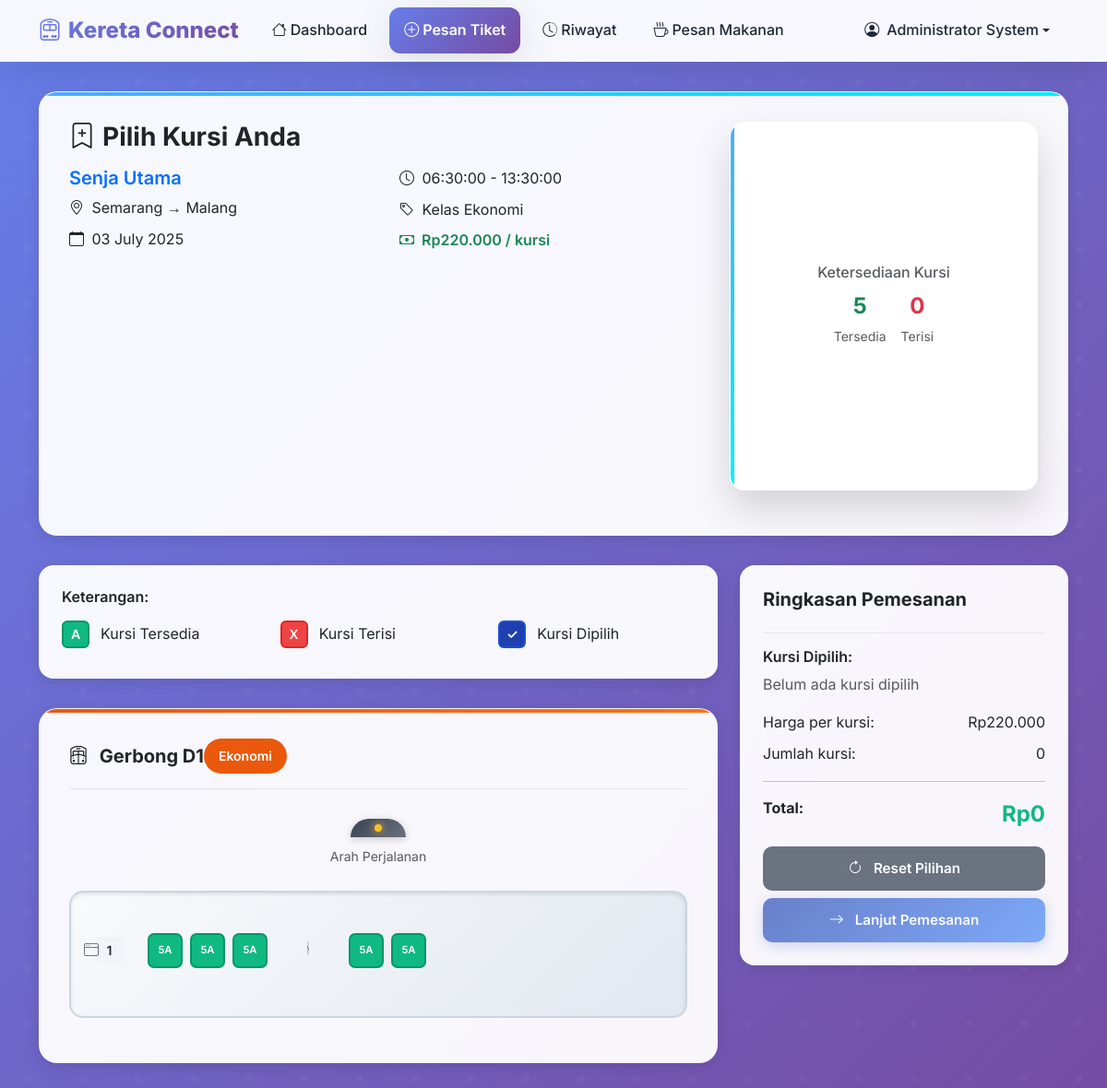
The app's page /penumpang/pilih_kursi.php?jadwal_id=4 (signed in) with its own data.
### tables this page shows
CREATE TABLE `jadwal_kereta` (
  `id` int(11) NOT NULL,
  `id_kereta` int(11) DEFAULT NULL,
  `stasiun_awal` varchar(100) DEFAULT NULL,
  `stasiun_tujuan` varchar(100) DEFAULT NULL,
  `tanggal` date DEFAULT NULL,
  `waktu_berangkat` time DEFAULT NULL,
  `waktu_tiba` time DEFAULT NULL,
  `tarif` double DEFAULT NULL,
  `status` varchar(20) DEFAULT NULL
);

CREATE TABLE `kereta` (
  `id` int(11) NOT NULL,
  `nama_kereta` varchar(100) DEFAULT NULL,
  `jenis_kereta` varchar(50) DEFAULT NULL,
  `kapasitas` int(11) DEFAULT NULL,
  `kelas` varchar(50) DEFAULT NULL,
  `status` varchar(20) DEFAULT NULL
);

CREATE TABLE `kursi` (
  `id` int(11) NOT NULL,
  `id_gerbong` int(11) DEFAULT NULL,
  `nomor_kursi` varchar(10) DEFAULT NULL,
  `status` varchar(20) DEFAULT NULL,
  `kelas` varchar(50) DEFAULT NULL
);

### penumpang/pilih_kursi.php (the view, shortened to what this page needs)
<?php
include '../includes/db.php';
$jadwal_id = intval($_GET['jadwal_id']);
$jadwal_query = "SELECT jk.*, k.nama_kereta, k.jenis_kereta, k.kelas as kelas_kereta, k.kapasitas
                 FROM jadwal_kereta jk
                 JOIN kereta k ON jk.id_kereta = k.id
                 WHERE jk.id = $jadwal_id";
$jadwal_result = $conn->query($jadwal_query);
$jadwal = $jadwal_result->fetch_assoc();
$id_kereta = $jadwal['id_kereta'];
$kursi_query = "SELECT k.*, g.nomor_gerbong, g.kelas as kelas_gerbong, g.tipe,
                       CASE WHEN t.id IS NOT NULL THEN 'occupied' ELSE 'available' END as status
                FROM kursi k
                JOIN gerbong g ON k.id_gerbong = g.id
                LEFT JOIN tiket t ON k.id = t.id_kursi AND t.id_jadwal = $jadwal_id AND t.status_tiket IN ('Lunas', 'Pending')
                WHERE g.id_kereta = $id_kereta
                ORDER BY g.nomor_gerbong, k.nomor_kursi";
$kursi_result = $conn->query($kursi_query);
$gerbong_kursi = [];
if ($kursi_result && $kursi_result->num_rows > 0) {
    while ($row = $kursi_result->fetch_assoc()) {
        $gerbong = $row['nomor_gerbong'];
        if (!isset($gerbong_kursi[$gerbong])) {
            $gerbong_kursi[$gerbong] = [
                'info' => [
                    'kelas' => $row['kelas_gerbong'],
                    'tipe' => $row['tipe']
                ],
                'kursi' => []
            ];
        }
        $gerbong_kursi[$gerbong]['kursi'][] = $row;
    }
}
function organizeSeatLayout($kursi_list, $kelas_kereta)
{
    $organized = [];
    $seat_config = getSeatConfiguration($kelas_kereta);
    usort($kursi_list, function ($a, $b) {
        return (int) $a['nomor_kursi'] - (int) $b['nomor_kursi'];
    });
    $seats_per_row = $seat_config['seats_per_row'];
    foreach ($kursi_list as $kursi) {
        $seat_number = (int) $kursi['nomor_kursi'];
        $row = ceil($seat_number / $seats_per_row);
        if (!isset($organized[$row])) {
            $organized[$row] = [];
        }
        $organized[$row][] = $kursi;
    }
    return $organized;
}
function getSeatConfiguration($kelas)
{
    switch (strtolower($kelas)) {
        case 'ekonomi':
        default:
            return [
                'seats_per_row' => 5,
                'layout' => '3-2',
                'seat_width' => 38
            ];
    }
}
function renderSeatRow($row_number, $seats, $config, $jadwal_id)
{
    $layout = explode('-', $config['layout']);
    $left_seats = (int) $layout[0];
    $right_seats = (int) $layout[1];
    echo '<div class="seat-row">';
    echo '<div class="row-number">' . $row_number . '</div>';
    if ($row_number % 2 == 1) {
        echo '<div class="window-indicator"><i class="bi bi-window"></i></div>';
    }
    echo '<div class="seat-group left-side">';
    for ($i = 0; $i < $left_seats && $i < count($seats); $i++) {
        renderSeat($seats[$i], $jadwal_id);
    }
    echo '</div>';
    echo '<div class="aisle">⌇</div>';
    echo '<div class="seat-group right-side">';
    for ($i = $left_seats; $i < $left_seats + $right_seats && $i < count($seats); $i++) {
        renderSeat($seats[$i], $jadwal_id);
    }
    echo '</div>';
    echo '</div>';
}
function renderSeat($kursi, $jadwal_id)
{
    $status = $kursi['status'];
    $seat_class = "seat $status";
    $id = (int)$kursi['id'];
    $nomor_kursi = addslashes($kursi['nomor_kursi']);
    $onclick = ($status == 'available') ? "toggleSeat(this, $id, '$nomor_kursi')" : '';
    $tabindex = ($status == 'available') ? 'tabindex="0"' : '';
    $role = ($status == 'available') ? 'role="button" aria-pressed="false"' : '';
    $style = ($status == 'available') ? 'style="cursor:pointer;"' : '';
    echo "<div class='$seat_class' onclick=\"$onclick\" $tabindex $role $style data-seat-id='$id' data-seat-number='$nomor_kursi'>";
    echo htmlspecialchars($kursi['nomor_kursi']);
    echo "</div>";
}
$kursi_tersedia = 0;
$kursi_terisi = 0;
foreach ($gerbong_kursi as $gerbong => $data) {
    foreach ($data['kursi'] as $kursi) {
        if ($kursi['status'] == 'available') {
            $kursi_tersedia++;
        } else {
            $kursi_terisi++;
        }
    }
}
$user = $_SESSION['user'];
$nama_display = '';
if (!empty($user['nama']) && $user['nama'] !== $user['email']) {
    $nama_display = $user['nama'];
} else if (!empty($user['username'])) {
    $nama_display = $user['username'];
} else {
    $nama_display = explode('@', $user['email'])[0];
}
?>
<!DOCTYPE html>
<html lang="id">
<head>
    <link href="https://cdn.jsdelivr.net/npm/bootstrap@5.3.0/dist/css/bootstrap.min.css" rel="stylesheet">
    <link href="https://cdn.jsdelivr.net/npm/bootstrap-icons@1.10.0/font/bootstrap-icons.css" rel="stylesheet">
    <link href="../assets/css/style.css" rel="stylesheet">
    <link href="../assets/css/dashboard.css" rel="stylesheet">
    <link href="../assets/css/pilihkursi.css" rel="stylesheet">
</head>
<body>
    <nav class="navbar navbar-expand-lg navbar-custom sticky-top">
        <div class="container">
            <a class="navbar-brand" href="dashboard.php">
                <i class="bi bi-train-front me-2"></i>Kereta Connect
            </a>
            <div class="collapse navbar-collapse" id="navbarNav">
                <ul class="navbar-nav me-auto">
                    <li class="nav-item">
                        <a class="nav-link" href="dashboard.php">
                            <i class="bi bi-house me-1"></i>Dashboard
                        </a>
                    </li>
                    <li class="nav-item">
                        <a class="nav-link active" href="pesan_tiket.php">
                            <i class="bi bi-plus-circle me-1"></i>Pesan Tiket
                        </a>
                    </li>
                    <li class="nav-item">
                        <a class="nav-link" href="riwayat.php">
                            <i class="bi bi-clock-history me-1"></i>Riwayat
                        </a>
                    </li>
                    <li class="nav-item">
                        <a class="nav-link" href="pesan_makanan.php">
                            <i class="bi bi-cup-hot me-1"></i>Pesan Makanan
                        </a>
                    </li>
                </ul>
                <ul class="navbar-nav">
                    <li class="nav-item dropdown">
                        <a class="nav-link dropdown-toggle d-flex align-items-center" href="#" role="button"
                            data-bs-toggle="dropdown">
                            <i class="bi bi-person-circle me-2"></i>
                            <?= htmlspecialchars($nama_display); ?>
                        </a>
                    </li>
                </ul>
            </div>
        </div>
    </nav>
    <div class="seat-container">
        <div class="container">
            <div class="journey-info-card">
                <div class="row">
                    <div class="col-md-8">
                        <h3 class="fw-bold mb-3">
                            <i class="bi bi-bookmark-plus me-2"></i>Pilih Kursi Anda
                        </h3>
                        <div class="row">
                            <div class="col-md-6">
                                <h5 class="fw-semibold text-primary"><?= htmlspecialchars($jadwal['nama_kereta']) ?>
                                </h5>
                                <p class="mb-2">
                                    <i class="bi bi-geo-alt me-1"></i>
                                    <?= htmlspecialchars($jadwal['stasiun_awal']) ?> →
                                    <?= htmlspecialchars($jadwal['stasiun_tujuan']) ?>
                                </p>
                                <p class="mb-2">
                                    <i class="bi bi-calendar me-1"></i>
                                    <?= date('d F Y', strtotime($jadwal['tanggal'])) ?>
                                </p>
                            </div>
                            <div class="col-md-6">
                                <p class="mb-2">
                                    <i class="bi bi-clock me-1"></i>
                                    <?= $jadwal['waktu_berangkat'] ?> - <?= $jadwal['waktu_tiba'] ?>
                                </p>
                                <p class="mb-2">
                                    <i class="bi bi-tag me-1"></i>
                                    Kelas <?= ucfirst($jadwal['kelas_kereta']) ?>
                                </p>
                                <p class="mb-0 text-success fw-semibold">
                                    <i class="bi bi-cash me-1"></i>
                                    Rp<?= number_format($jadwal['tarif'], 0, ',', '.') ?> / kursi
                                </p>
                            </div>
                        </div>
                    </div>
                    <div class="col-md-4 text-end">
                        <div class="text-center">
                            <h6 class="text-muted">Ketersediaan Kursi</h6>
                            <div class="d-flex justify-content-center gap-3">
                                <div>
                                    <div class="fw-bold text-success fs-4"><?= $kursi_tersedia ?></div>
                                    <small class="text-muted">Tersedia</small>
                                </div>
                                <div>
                                    <div class="fw-bold text-danger fs-4"><?= $kursi_terisi ?></div>
                                    <small class="text-muted">Terisi</small>
                                </div>
                            </div>
                        </div>
                    </div>
                </div>
            </div>
            <div class="row">
                <div class="col-lg-8">
                    <div class="legend-card">
                        <h6 class="fw-semibold mb-3">Keterangan:</h6>
                        <div class="row">
                            <div class="col-md-4">
                                <div class="legend-item">
                                    <div class="legend-seat seat-available">A</div>
                                    <span>Kursi Tersedia</span>
                                </div>
                            </div>
                            <div class="col-md-4">
                                <div class="legend-item">
                                    <div class="legend-seat seat-occupied">X</div>
                                    <span>Kursi Terisi</span>
                                </div>
                            </div>
                            <div class="col-md-4">
                                <div class="legend-item">
                                    <div class="legend-seat seat-selected">✓</div>
                                    <span>Kursi Dipilih</span>
                                </div>
                            </div>
                        </div>
                    </div>
                    <?php foreach ($gerbong_kursi as $gerbong_num => $gerbong_data): ?>
                        <div class="coach-container <?= strtolower($gerbong_data['info']['kelas']) ?>">
                            <div class="coach-header">
                                <div class="d-flex justify-content-between align-items-center">
                                    <h5 class="fw-bold mb-0">
                                        <i class="bi bi-train-freight-front me-2"></i>
                                        Gerbong <?= $gerbong_num ?>
                                    </h5>
                                    <span class="coach-badge <?= strtolower($gerbong_data['info']['kelas']) ?>">
                                        <?= ucfirst($gerbong_data['info']['kelas']) ?>
                                    </span>
                                </div>
                            </div>
                            <div class="train-front-indicator">
                                <div class="train-nose"></div>
                                <small class="text-muted">Arah Perjalanan</small>
                            </div>
                            <div class="coach-shape">
                                <div class="seat-layout layout-<?= strtolower($gerbong_data['info']['kelas']) ?>">
                                    <?php
                                    $config = getSeatConfiguration($gerbong_data['info']['kelas']);
                                    $organized_seats = organizeSeatLayout($gerbong_data['kursi'], $gerbong_data['info']['kelas']);
                                    foreach ($organized_seats as $row_num => $row_seats) {
                                        renderSeatRow($row_num, $row_seats, $config, $jadwal_id);
                                    }
                                    ?>
                                </div>
                            </div>
                        </div>
                    <?php endforeach; ?>
                </div>
                <div class="col-lg-4">
                    <div class="summary-card">
                        <div class="summary-header">
                            <h5 class="fw-bold">Ringkasan Pemesanan</h5>
                        </div>
                        <div class="selected-seats">
                            <h6 class="fw-semibold">Kursi Dipilih:</h6>
                            <div id="selected-seats-list">
                                <p class="text-muted">Belum ada kursi dipilih</p>
                            </div>
                        </div>
                        <div class="price-breakdown">
                            <div class="d-flex justify-content-between mb-2">
                                <span>Harga per kursi:</span>
                                <span>Rp<?= number_format($jadwal['tarif'], 0, ',', '.') ?></span>
                            </div>
                            <div class="d-flex justify-content-between mb-2">
                                <span>Jumlah kursi:</span>
                                <span id="seat-count">0</span>
                            </div>
                            <hr>
                            <div class="d-flex justify-content-between">
                                <strong>Total:</strong>
                                <strong class="total-price" id="total-price">Rp0</strong>
                            </div>
                        </div>
                        <div class="mt-3">
                            <button type="button" class="btn btn-secondary-custom mb-2" onclick="clearSelection()">
                                <i class="bi bi-arrow-clockwise me-1"></i>Reset Pilihan
                            </button>
                            <button type="button" class="btn btn-primary-custom" id="proceed-btn"
                                onclick="proceedToBooking()" disabled>
                                <i class="bi bi-arrow-right me-1"></i>Lanjut Pemesanan
                            </button>
                        </div>
                    </div>
                </div>
            </div>
        </div>
    </div>
</body>
</html>

### assets/css/style.css (style rules this page uses)
:root { --primary-blue: #1e40af; --secondary-blue: #3b82f6; --light-blue: #dbeafe; --dark-blue: #1e3a8a; --accent-blue: #60a5fa; --gradient-primary: linear-gradient(135deg, #667eea 0%, #764ba2 100%); --gradient-secondary: linear-gradient(135deg, #4facfe 0%, #00f2fe 100%); --text-dark: #1f2937; --text-light: #6b7280; --white: #ffffff; --gray-100: #f3f4f6; --gray-200: #e5e7eb; --success: #10b981; --danger: #ef4444; --warning: #f59e0b; --shadow-soft: 0 10px 40px rgba(0, 0, 0, 0.1); --shadow-medium: 0 20px 60px rgba(0, 0, 0, 0.15); }
* { margin: 0; padding: 0; box-sizing: border-box; }
body { font-family: 'Inter', 'Segoe UI', Tahoma, Geneva, Verdana, sans-serif; line-height: 1.6; }

### records on screen
jadwal_kereta: id_kereta.nama_kereta "Senja Utama", stasiun_awal "Semarang", stasiun_tujuan "Malang", tanggal "03 July 2025", waktu_berangkat "06:30:00", waktu_tiba "13:30:00", id_kereta.kelas "Ekonomi", tarif "220.000"
kursi: nomor_kursi "5A"
kursi: nomor_kursi "5A"
kursi: nomor_kursi "5A"
kursi: nomor_kursi "5A"
kursi: nomor_kursi "5A"

### other values on screen
$nama_display "Administrator System"
$kursi_tersedia "5"
$kursi_terisi "0"
$gerbong_num "D1"
$gerbong_data['info']['kelas'] "Ekonomi"
